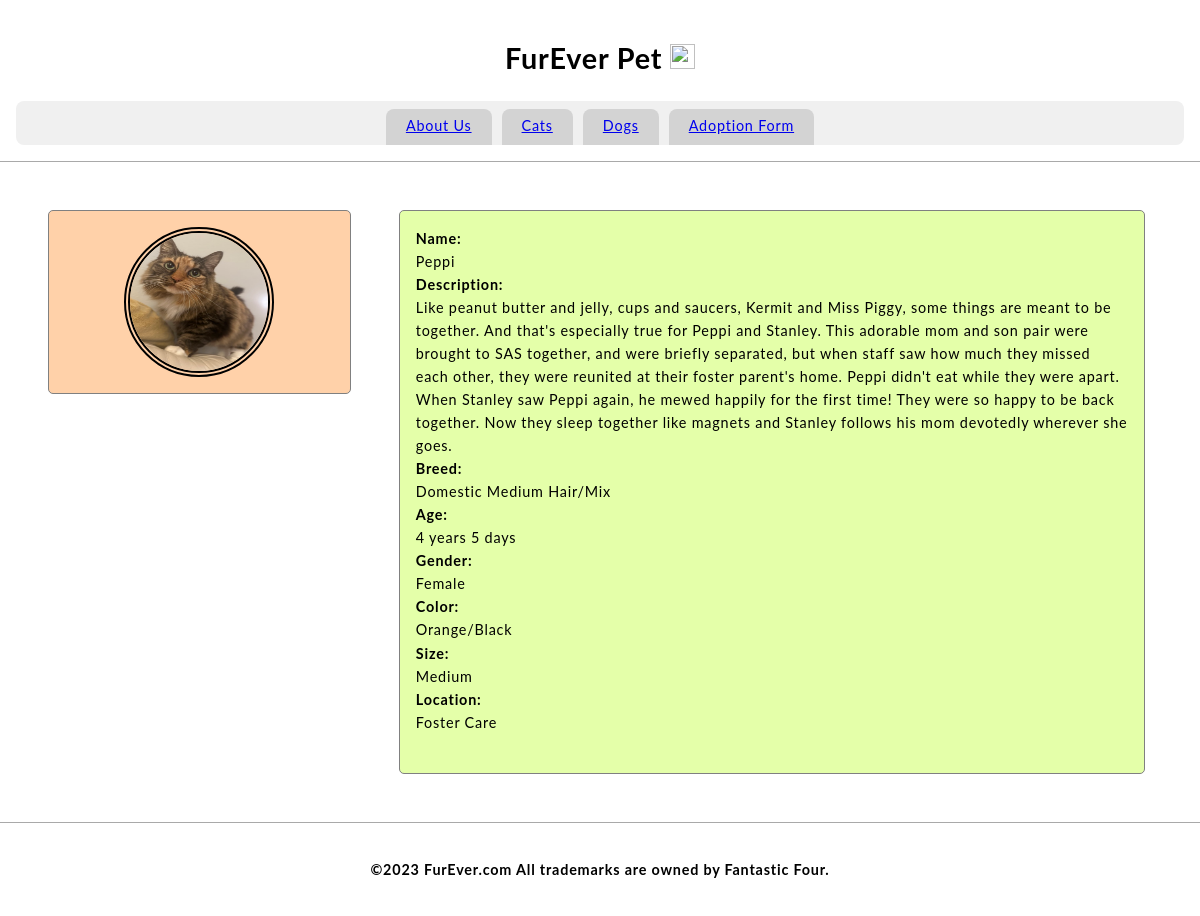
/cat_52058185, run on an earlier commit of the app's database.
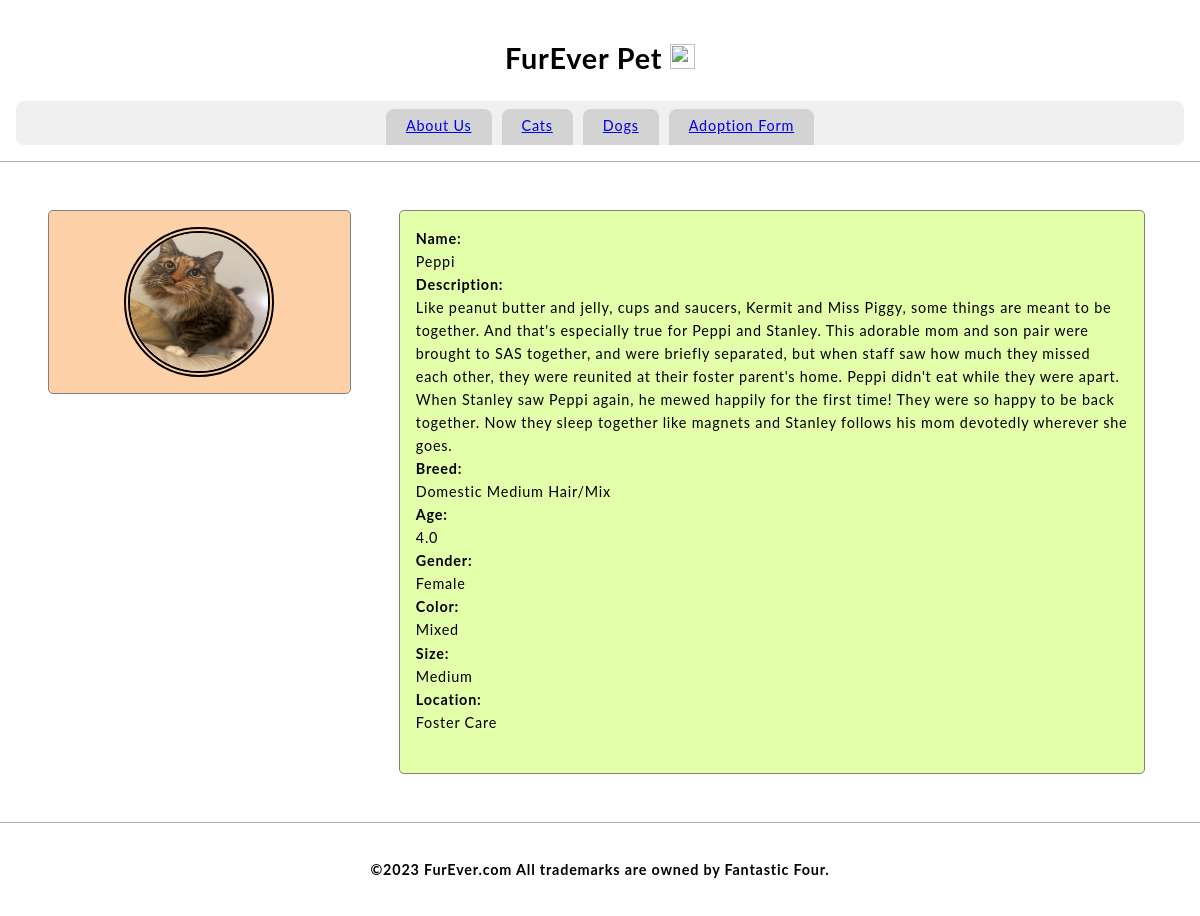
And on a later commit of the database.
### tables this page shows
CREATE TABLE Cat(id int, name varchar(45), description varchar(1000), breed varchar(20), age float, gender varchar(10),color varchar(10),size varchar(10), location varchar(10), primary key (id));

### Furever.py (the view)
@app.route('/cat_52058185')
def cat_520():
    c.execute("SELECT name, description, breed, age, gender, color, size, location FROM Cat")
    myresult = c.fetchall()[1]
    name, description, breed, age, gender, color, size, location = myresult
    return render_template('cat_52058185.html', name=name, description=description, breed=breed, age=age, gender=gender, color=color,size=size, location=location)

### prefix.py (called while the page is built)
    def __call__(self, environ, start_response):
        return self.app(environ, start_response)

### templates/cat_52058185.html (shortened to what this page needs)
<!DOCTYPE>
<html>
    <head>
        <link href="static/style.css" type="text/css" rel="stylesheet"/>
    </head>
    <body>
        <header>
            <h1 class="title">FurEver Pet <img src="static/logo.png" width=25px height=25px/></h1>
            <nav>
                <a class="nav-anchor" href="aboutus">About Us</a>
                <a class="nav-anchor" href="cats">Cats</a>
                <a class="nav-anchor" href="dogs">Dogs</a>
                <a class="nav-anchor" href="adoptionform">Adoption Form</a>
            </nav>
        </header>
        <main>
            <aside>
                <div class="aside-div">
                    <img src="52058185.jpg"/ width= 150px height = 150px>
                </div>
            </aside>
            <section>
                <article class="article-div">
                      <b>Name:</b>
                    <br>
                    {{name}}
                    <br>
                    <b>Description:</b>
                    <br>
                    {{description}}
                    <br>
                    <b>Breed:</b>
                    <br>
                    {{breed}}
                    <br>
                    <b>Age:</b>
                    <br>
                    {{age}}
                    <br>
                    <b>Gender:</b>
                    <br>
                    {{gender}}
                    <br>
                    <b>Color:</b>
                    <br>
                    {{color}}
                    <br>
                    <b>Size:</b>
                    <br>
                    {{size}}
                    <br>
                    <b>Location:</b>
                    <br>
                    {{location}}
                    <br>
                    <br>
                </article>
            </section>
        </main>
        <footer>
            <h4 class="title">©2023 FurEver.com All trademarks are owned by Fantastic Four.</h4>
        </footer>
    </body>
</html>

What changed in the data, as far as the page shows it:
changed Cat "Peppi": age "4 years 5 days" → "4.0"; color "Orange/Black" → "Mixed"
